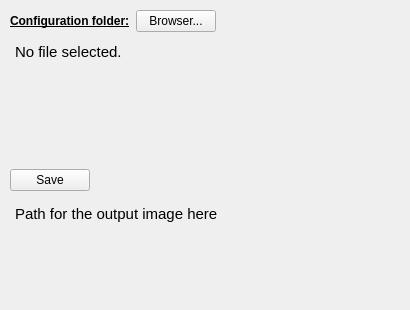
      <widget class="QWidget" name="tab_7">
       <attribute name="title">
        <string>Save</string>
       </attribute>
       <widget class="QWidget" name="layoutWidget_4">
        <property name="geometry">
         <rect>
          <x>10</x>
          <y>10</y>
          <width>391</width>
          <height>181</height>
         </rect>
        </property>
        <layout class="QGridLayout" name="gridLayout_10">
         <item row="3" column="0">
          <widget class="QPushButton" name="save_circle_connectome_pushButton">
           <property name="text">
            <string>Save</string>
           </property>
          </widget>
         </item>
         <item row="1" column="0" colspan="2">
          <layout class="QHBoxLayout" name="horizontalLayout_37">
           <item>
            <widget class="QLabel" name="label_61">
             <property name="font">
              <font>
               <weight>75</weight>
               <bold>true</bold>
               <underline>true</underline>
              </font>
             </property>
             <property name="text">
              <string>Configuration folder:</string>
             </property>
            </widget>
           </item>
           <item>
            <widget class="QPushButton" name="fig_file_pushButton">
             <property name="text">
              <string>Browser...</string>
             </property>
            </widget>
           </item>
           <item>
            <spacer name="horizontalSpacer_48">
             <property name="orientation">
              <enum>Qt::Horizontal</enum>
             </property>
             <property name="sizeHint" stdset="0">
              <size>
               <width>40</width>
               <height>20</height>
              </size>
             </property>
            </spacer>
           </item>
          </layout>
         </item>
         <item row="3" column="1">
          <spacer name="horizontalSpacer_49">
           <property name="orientation">
            <enum>Qt::Horizontal</enum>
           </property>
           <property name="sizeHint" stdset="0">
            <size>
             <width>40</width>
             <height>20</height>
            </size>
           </property>
          </spacer>
         </item>
         <item row="2" column="0" colspan="2">
          <widget class="QTextEdit" name="fig_file_textEdit">
           <property name="styleSheet">
            <string notr="true">QTextEdit {
	background-color : transparent
}</string>
           </property>
           <property name="readOnly">
            <bool>true</bool>
           </property>
           <property name="html">
            <string>&lt;!DOCTYPE HTML PUBLIC &quot;-//W3C//DTD HTML 4.0//EN&quot; &quot;http://www.w3.org/TR/REC-html40/strict.dtd&quot;&gt;
&lt;html&gt;&lt;head&gt;&lt;meta name=&quot;qrichtext&quot; content=&quot;1&quot; /&gt;&lt;style type=&quot;text/css&quot;&gt;
p, li { white-space: pre-wrap; }
&lt;/style&gt;&lt;/head&gt;&lt;body style=&quot; font-family:'Ubuntu'; font-size:11pt; font-weight:400; font-style:normal;&quot;&gt;
&lt;p style=&quot; margin-top:0px; margin-bottom:0px; margin-left:0px; margin-right:0px; -qt-block-indent:0; text-indent:0px;&quot;&gt;No file selected.&lt;/p&gt;&lt;/body&gt;&lt;/html&gt;</string>
           </property>
          </widget>
         </item>
        </layout>
       </widget>
       <widget class="QTextEdit" name="save_circle_connectome_textEdit">
        <property name="geometry">
         <rect>
          <x>10</x>
          <y>200</y>
          <width>391</width>
          <height>101</height>
         </rect>
        </property>
        <property name="styleSheet">
         <string notr="true">QTextEdit {
	background-color : transparent
}</string>
        </property>
        <property name="readOnly">
         <bool>true</bool>
        </property>
        <property name="html">
         <string>&lt;!DOCTYPE HTML PUBLIC &quot;-//W3C//DTD HTML 4.0//EN&quot; &quot;http://www.w3.org/TR/REC-html40/strict.dtd&quot;&gt;
&lt;html&gt;&lt;head&gt;&lt;meta name=&quot;qrichtext&quot; content=&quot;1&quot; /&gt;&lt;style type=&quot;text/css&quot;&gt;
p, li { white-space: pre-wrap; }
&lt;/style&gt;&lt;/head&gt;&lt;body style=&quot; font-family:'Ubuntu'; font-size:11pt; font-weight:400; font-style:normal;&quot;&gt;
&lt;p style=&quot; margin-top:0px; margin-bottom:0px; margin-left:0px; margin-right:0px; -qt-block-indent:0; text-indent:0px;&quot;&gt;Path for the output image here&lt;/p&gt;
&lt;p style=&quot;-qt-paragraph-type:empty; margin-top:0px; margin-bottom:0px; margin-left:0px; margin-right:0px; -qt-block-indent:0; text-indent:0px;&quot;&gt;&lt;br /&gt;&lt;/p&gt;&lt;/body&gt;&lt;/html&gt;</string>
        </property>
       </widget>
      </widget>
